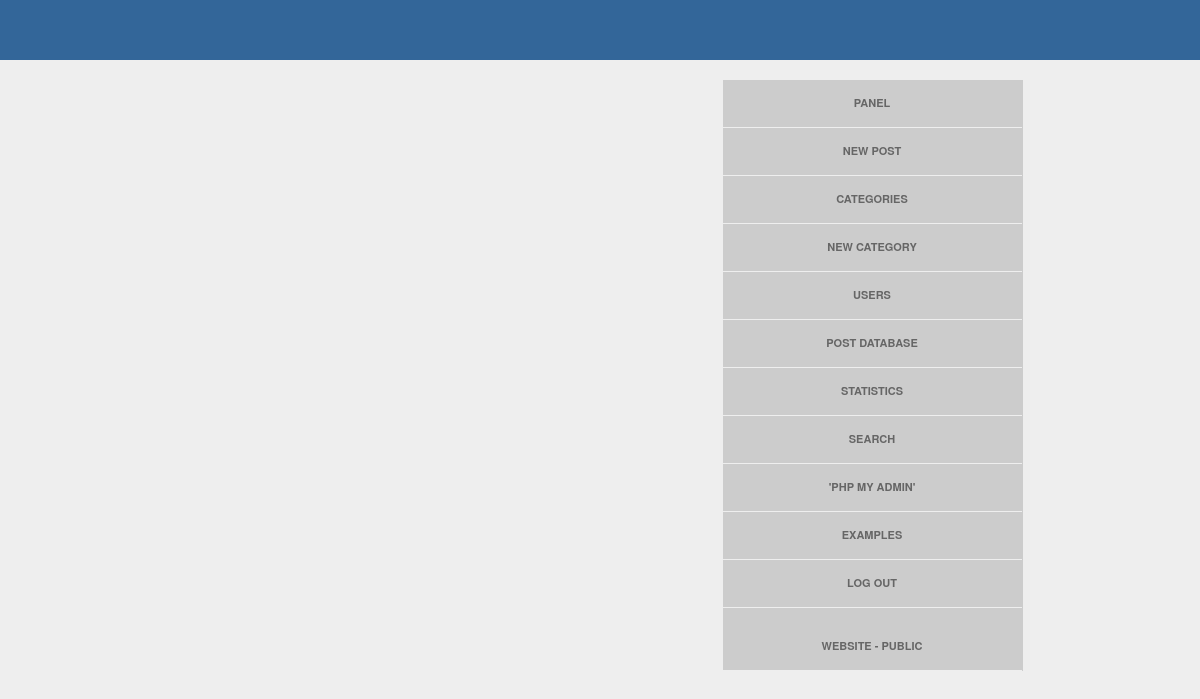
Before: /panel/panel.php (signed in) with the older database file.
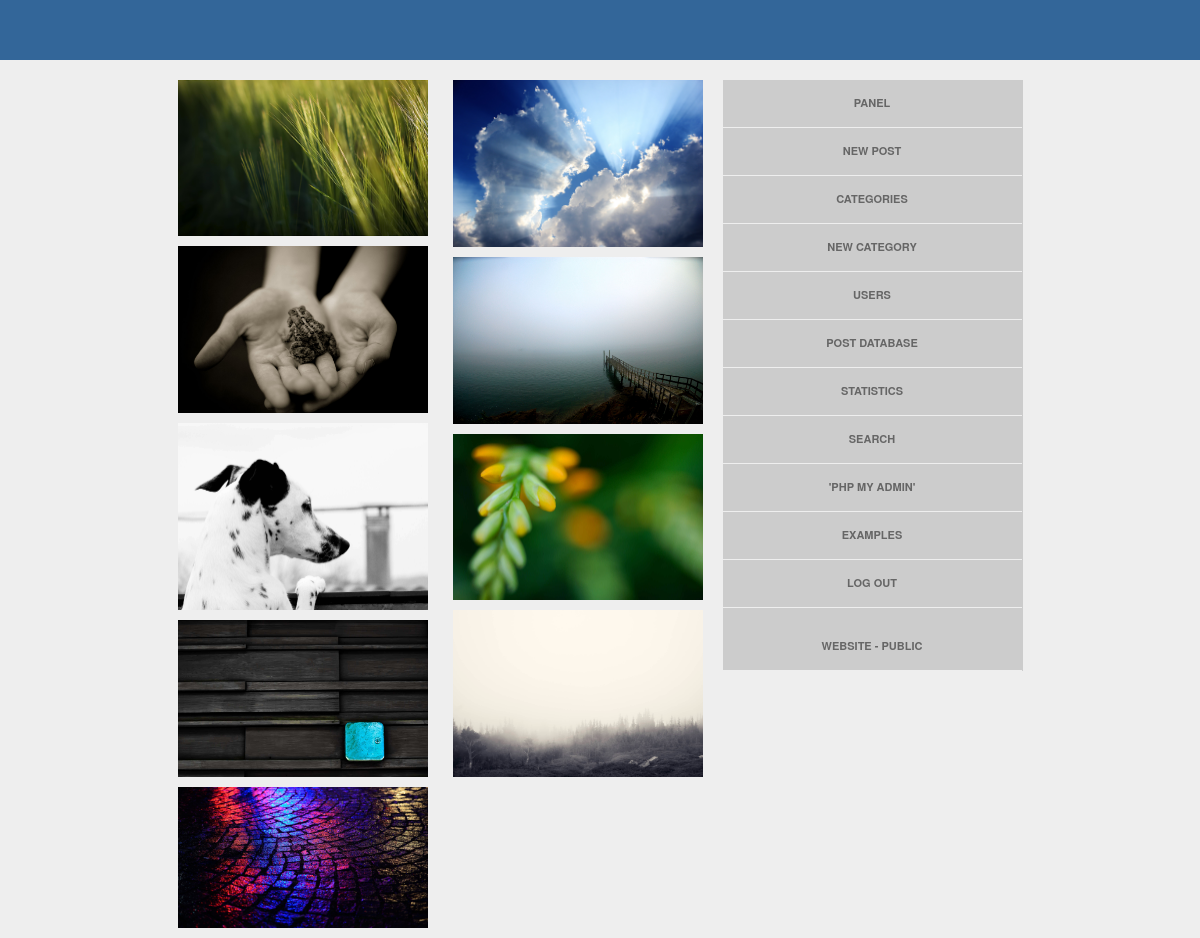
After: the same page with the newer database file.
### tables this page shows
CREATE TABLE IF NOT EXISTS `posts` (
  `id` bigint(20) NOT NULL AUTO_INCREMENT,
  `user_id` int(30) NOT NULL,
  `created_at` timestamp NOT NULL DEFAULT CURRENT_TIMESTAMP ON UPDATE CURRENT_TIMESTAMP,
  `description` text NOT NULL,
  `status` int(11) NOT NULL DEFAULT '1',
  `category_id` int(30) NOT NULL,
  `views` bigint(20) NOT NULL,
  `image_name` text NOT NULL,
  PRIMARY KEY (`id`)
);

### panel/functions.php (the view, shortened to what this page needs)
<?php
    function header_requires(){
        ?>
        <link rel="stylesheet" type="text/css" href="<?php echo PANEL_URL; ?>css/css_panel.css"/>
        <?php
    }
        ?>
        <?php
    function show_panel_menu(){
        ?>
        <div class="menu_items"> <a href="<?php echo PANEL_URL; ?>panel.php"> Panel </a> </div>
        <div class="menu_items"> <a href="<?php echo PANEL_URL; ?>post-new.php"> New Post </a> </div>
        <div class="menu_items"> <a href="<?php echo PANEL_URL; ?>categories.php"> Categories </a> </div>
        <div class="menu_items"> <a href="<?php echo PANEL_URL; ?>category-new.php"> New Category </a> </div>
        <div class="menu_items"> <a href="<?php echo PANEL_URL; ?>users.php"> Users </a> </div>
        <div class="menu_items"> <a href="<?php echo PANEL_URL; ?>posts-database.php"> Post Database </a> </div>
        <div class="menu_items"> <a href="<?php echo PANEL_URL; ?>statistics.php"> Statistics </a> </div>
        <div class="menu_items"> <a href="<?php echo PANEL_URL; ?>search.php">Search</a> </div>
        <div class="menu_items"> <a href="<?php echo PHPMYADMIN_URL; ?>" target="_blank">'PHP MY Admin' </a> </div>
        <div class="menu_items"> <a href="<?php echo PANEL_URL; ?>examples.php"> Examples </a> </div>
        <div class="menu_items"> <a href="<?php echo PANEL_URL; ?>logout.php">Log Out</a> </div>
        <div class="menu_items"><a  href="<?php echo MAIN_URL; ?>" target="_blank"> Website - Public </a> </div>
        <?php
    }
        ?>
    <?php
    function latest_posts_left($mysqli){
        $query_select_img = "SELECT id, image_name, created_at FROM posts ORDER BY created_at DESC LIMIT 0 ,5";
        $result_img = mysqli_query($mysqli, $query_select_img);
        while($row_img = mysqli_fetch_array($result_img)){
            if($row_img['image_name']!=''){
                $img_path = MAIN_URL . "uploads/".$row_img['image_name'];
                ?>
                <a href="single-post-image-view.php?p_id=<?php echo  $row_img['id'] ?>" >
                    <img class="panel_img_latest_left" src= "<?php echo $img_path; ?>" title="Permalink: (<?php echo MAIN_URL; ?>single-post-image-view.php?p_id=<?php echo  $row_img['id']; ?>)">
                </a>
                <?php
            }
        }
    }
    function latest_posts_right($mysqli){
        $query_select_img = "SELECT id, image_name, created_at FROM posts ORDER BY created_at DESC LIMIT 5, 10";
        $result_img = mysqli_query($mysqli, $query_select_img);
        while($row_img = mysqli_fetch_array($result_img)){
            if($row_img['image_name']!=''){
                $img_path = MAIN_URL . "uploads/".$row_img['image_name'];
                ?>
                <a href="single-post-image-view.php?p_id=<?php echo  $row_img['id'] ?>" >
                    <img class="panel_img_latest_right" src= "<?php echo $img_path; ?>" title="Permalink: (<?php echo MAIN_URL; ?>single-post-image-view.php?p_id=<?php echo  $row_img['id']; ?>)">
                </a>
                <?php
            }
        }
    }
?>

Changed rows visible on the page:
now on this page (row edited): posts: image_name (picture)
now on this page (row edited): posts: image_name (picture)
now on this page (row edited): posts: image_name (picture)
now on this page (row edited): posts: image_name (picture)
now on this page (row edited): posts: image_name (picture)
now on this page (row edited): posts: image_name (picture)
now on this page (row edited): posts: image_name (picture)
now on this page (row edited): posts: image_name (picture)
now on this page (row edited): posts: image_name (picture)
